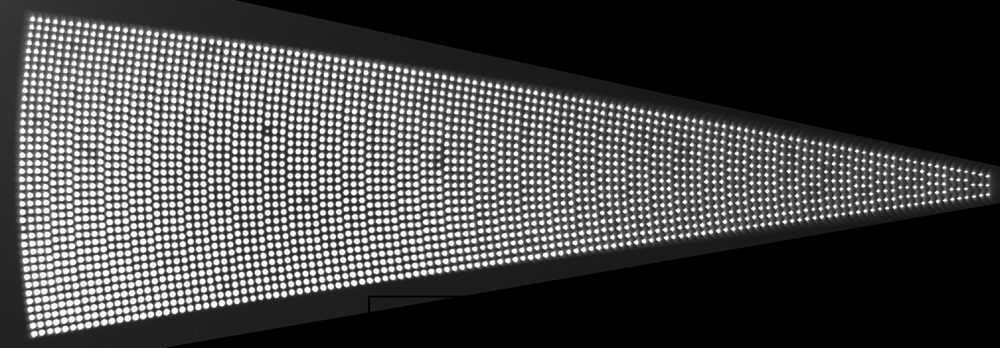
#> input picture old/dots_image.png, 1000 x 348 px, shrunk from 3037 x 1056 before the run, found by its file name
$ python MainTest.py
#> lines starting #> are read from the running program, lines starting #| are printed output that depends on the picture; after the words box and inside, x2 and y2 are one past the last pixel; in counts of white or black regions, pixels touching at a corner belong together
import cv2
import numpy as np
import matplotlib.pyplot as plt
import random

# Load the image
image_path = "D:\\source\\Zoltek\\dots_image.png"
image = cv2.imread(image_path, cv2.IMREAD_GRAYSCALE)
#> image is the input picture: shape (348, 1000); min 0, max 255, mean 73

# Threshold the image
_, binary_image = cv2.threshold(image, 190, 255, cv2.THRESH_BINARY)
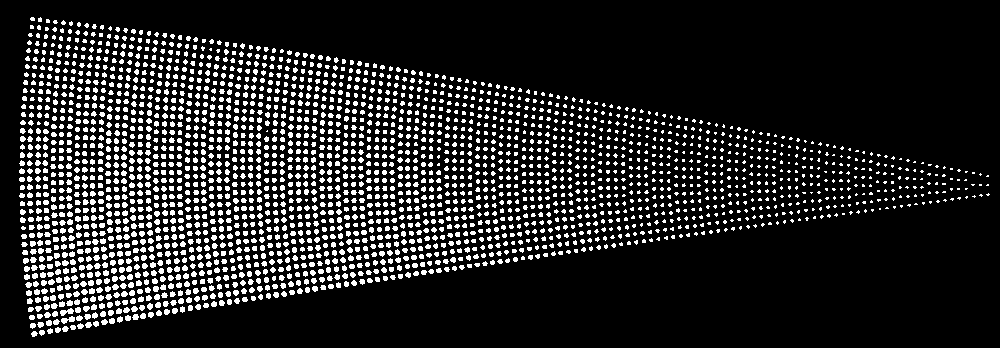
#> binary_image: shape (348, 1000); 14.9% white; 2756 white regions (1333 under 20 px)

# Find contours of the white dots
contours, _ = cv2.findContours(binary_image, cv2.RETR_EXTERNAL, cv2.CHAIN_APPROX_SIMPLE)
#> contours = 2756 contours, 2597 with area under 20; largest, box (x1, y1, x2, y2) and area: (61, 316, 75, 324) 46, (60, 308, 74, 316) 46, (121, 291, 128, 297) 24, (85, 322, 92, 328) 23, (51, 303, 58, 309) 23

# Filter contours to keep only circular ones
dots = []
dot_radii = []  # To store radii of each dot
for contour in contours:
    area = cv2.contourArea(contour)
    perimeter = cv2.arcLength(contour, True)
    if perimeter > 0:
        circularity = 4 * np.pi * (area / (perimeter * perimeter))
        if 0.1 < circularity < 1.2:  # Adjust circularity range
            ((x, y), radius) = cv2.minEnclosingCircle(contour)
            dots.append((int(x), int(y)))
            dot_radii.append(radius)  # Save the radius
#> this loop made 2756 passes
#> (area, perimeter, circularity, x, y, radius) on passes 1, 5, 7, 9, 10, 12, 13, 14, 15, 16, 17, 18: (20.5, 17.9, 0.804, 34, 333.7, 3.07), (21.5, 17.9, 0.843, 65, 328.7, 3.07), (20.5, 17.9, 0.804, 80, 325.7, 3.07), (23, 18.49, 0.846, 88, 324.5, 3.2), (22, 18.49, 0.809, 40.1, 324.1, 3.1), (22, 17.66, 0.887, 48.5, 322.5, 2.92), (21.5, 17.9, 0.843, 104, 321.7, 3.07), (21.5, 17.9, 0.843, 56, 322, 3.16), (22, 17.66, 0.887, 111.5, 320.5, 2.92), (21, 18.49, 0.772, 119.5, 319, 3.2), (46, 38.97, 0.381, 67.5, 319, 6.8), (21, 17.66, 0.846, 127.5, 317.5, 2.92)
#> (area, perimeter, circularity) on pass 100: (21.5, 17.07, 0.927)
#> after the loop, dot_radii = 2756 values, max 6.8 at index 16, min 0.707 at index 848, mean 2.28; dots = 2756 pairs, first value 21 to 987, second value 19 to 333

# Known number of dots in each radial row
row_counts = [3, 3, 3, 4, 4, 4, 5, 5, 5, 6, 6, 6, 6, 7, 7, 7, 8, 8, 8, 9, 9, 9, 9,
              10, 10, 10, 11, 11, 11, 12, 12, 12, 12, 13, 13, 13, 14, 14, 14, 15, 15, 15,
              15, 16, 16, 16, 17, 17, 17, 18, 18, 18, 18, 19, 19, 19, 20, 20, 20, 21, 21,
              21, 21, 22, 22, 22, 23, 23, 23, 24, 24, 24, 24, 25, 25, 25, 26, 26, 26, 27,
              27, 27, 27, 28, 28, 28, 29, 29, 29, 30, 30, 30, 30, 31, 31, 31, 32, 32, 32,
              32, 33, 33, 33, 34, 34, 34, 35, 35, 35, 35, 36, 36, 36, 37, 37, 37, 38, 38,
              38, 38, 39, 39, 39, 40, 40, 40, 40]

# Define tolerances
horizontal_tolerance = 15  # Allowable horizontal distance
vertical_tolerance = 40  # Allowable vertical distance

# Always start each row from the bottom-left corner
rows = []
row_radii = []
used_dots = set()

# Define a function to find the bottom-left dot in a given set of dots
def find_bottom_left(dots):
    return min(dots, key=lambda d: (d[0], -d[1]))  # Bottom-left: smallest x, largest y

# Iterate through row counts and connect dots
for count in row_counts:
    available_dots = [d for d in dots if d not in used_dots]
    if not available_dots:
        break  # No more dots available

    # Start the row with the bottom-left dot
    current_row = [find_bottom_left(available_dots)]
    current_row_radii = [dot_radii[dots.index(current_row[0])]]
    used_dots.add(current_row[0])

    # Connect the remaining dots for the current row using tolerances
    for _ in range(count - 1):  # Already have the first dot
        available_dots = [d for d in dots if d not in used_dots]
        if not available_dots:
            break  # No more dots to add
        last_dot = current_row[-1]

        # Find the nearest dot, prioritizing vertical alignment
        valid_dots = [
            d for d in available_dots
            if abs(d[0] - last_dot[0]) <= horizontal_tolerance and abs(d[1] - last_dot[1]) <= vertical_tolerance
        ]
        if not valid_dots:
            break  # No valid dots within tolerances
        # Sort by vertical proximity first, then horizontal proximity
        next_dot = min(
            valid_dots,
            key=lambda d: (abs(d[1] - last_dot[1]), abs(d[0] - last_dot[0]))
        )
        current_row.append(next_dot)
        current_row_radii.append(dot_radii[dots.index(next_dot)])
        used_dots.add(next_dot)

    # Add the completed row to the rows list
    rows.append(current_row)
    row_radii.append(current_row_radii)
#> this loop made 127 passes

# Initialize an output image
output_image = cv2.cvtColor(image, cv2.COLOR_GRAY2BGR)

# Draw arcs for each circular row with random colors and annotate row numbers
for idx, (row, radii) in enumerate(zip(rows, row_radii)):
    if len(row) > 1:
        pts = np.array(row, dtype=np.int32)
        color = [random.randint(0, 255) for _ in range(3)]  # Generate random RGB color
        cv2.polylines(output_image, [pts], isClosed=False, color=color, thickness=2)

        # Annotate the row number at the starting point
        start_x, start_y = row[0]
        cv2.putText(output_image, f"Row {idx + 1}", (start_x + 5, start_y - 5),
                    fontFace=cv2.FONT_HERSHEY_SIMPLEX, fontScale=0.5, color=(255, 255, 255), thickness=1)

        # Detect anomalies (outliers) in the row
        median_radius = np.median(radii)  # Determine the "normal" size
        for (dot, radius) in zip(row, radii):
            if radius < 0.7 * median_radius:  # Anomaly: smaller than 70% of the normal size
                x, y = dot
                cv2.circle(output_image, (x, y), 10, (0, 0, 255), 2)  # Highlight anomaly in red
#> this loop made 127 passes
#> radii on passes 10 to 21: [2.5, 2.69, 2.55, 2.69, 2.53, 2.58], [2.8, 2.75, 2.5, 2.69, 2.6, 2.53], [2.77, 2.58, 2.69, 2.69, 2.69, 2.24], [2.55, 2.55, 1.77, 2.24, 2.69, 2.24], [2.69, 2.69, 2.92, 3, 2.69, 2.92, 2.77], [2.06, 2.9, 2.8, 2.69, 3, 2.92, 2.8], [2.53, 2.5, 2.6, 2.37, 2.24, 2.24, 2.4], [2.4, 2.24, 2.24, 2.4, 2.24, 2.51, 2.51, 2.24], [2.85, 3.05, 2.92, 3, 2.58, 2.92, 2.92, 2.97], [3, 3.06, 2.85, 2.69, 2.97, 2.8, 3.05, 2.77], [2.53, 2.17, 2.5, 2.37, 2.6, 2.24, 2.4, 2.24, 2.53], [2.4, 2.37, 2.51, 2.58, 2.64, 2.55, 2.58, 2.17, 2.58]
#> (row, radii) on passes 1 to 6: ([(21, 195), (29, 194), (38, 194)], [2.69, 2.8, 2.58]), ([(21, 187), (29, 186), (37, 186)], [2.53, 2.92, 2.4]), ([(21, 179), (29, 178), (37, 178)], [2.69, 2.8, 2.55]), ([(21, 170), (29, 170), (37, 170), (45, 170)], [2.8, 2.55, 2.8, 2.58]), ([(21, 162), (29, 162), (37, 162), (44, 162)], [2.77, 2.69, 2.8, 2.71]), ([(21, 154), (29, 154), (37, 154), (45, 154)], [2.77, 2.71, 2.7, 2.5])
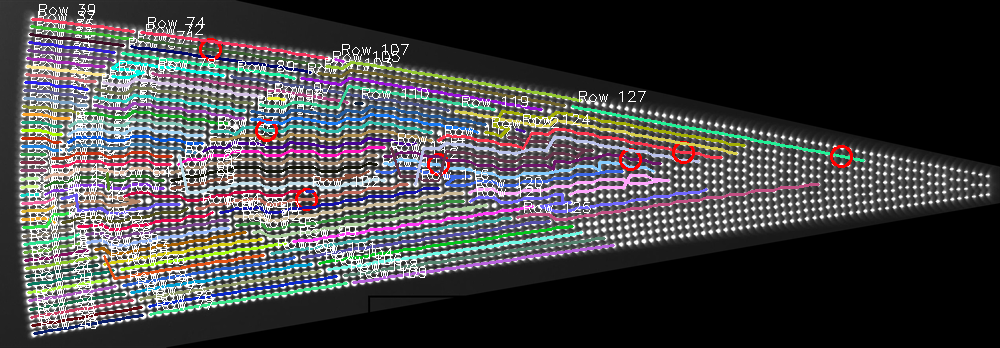
#> output_image: shape (348, 1000, 3); 17.89% of pixels changed, all inside (x1, y1, x2, y2) = (20, 4, 865, 335)

# Display the result
plt.imshow(cv2.cvtColor(output_image, cv2.COLOR_BGR2RGB))
plt.title("Anomaly Detection in Rows")
plt.axis("off")
plt.show()
